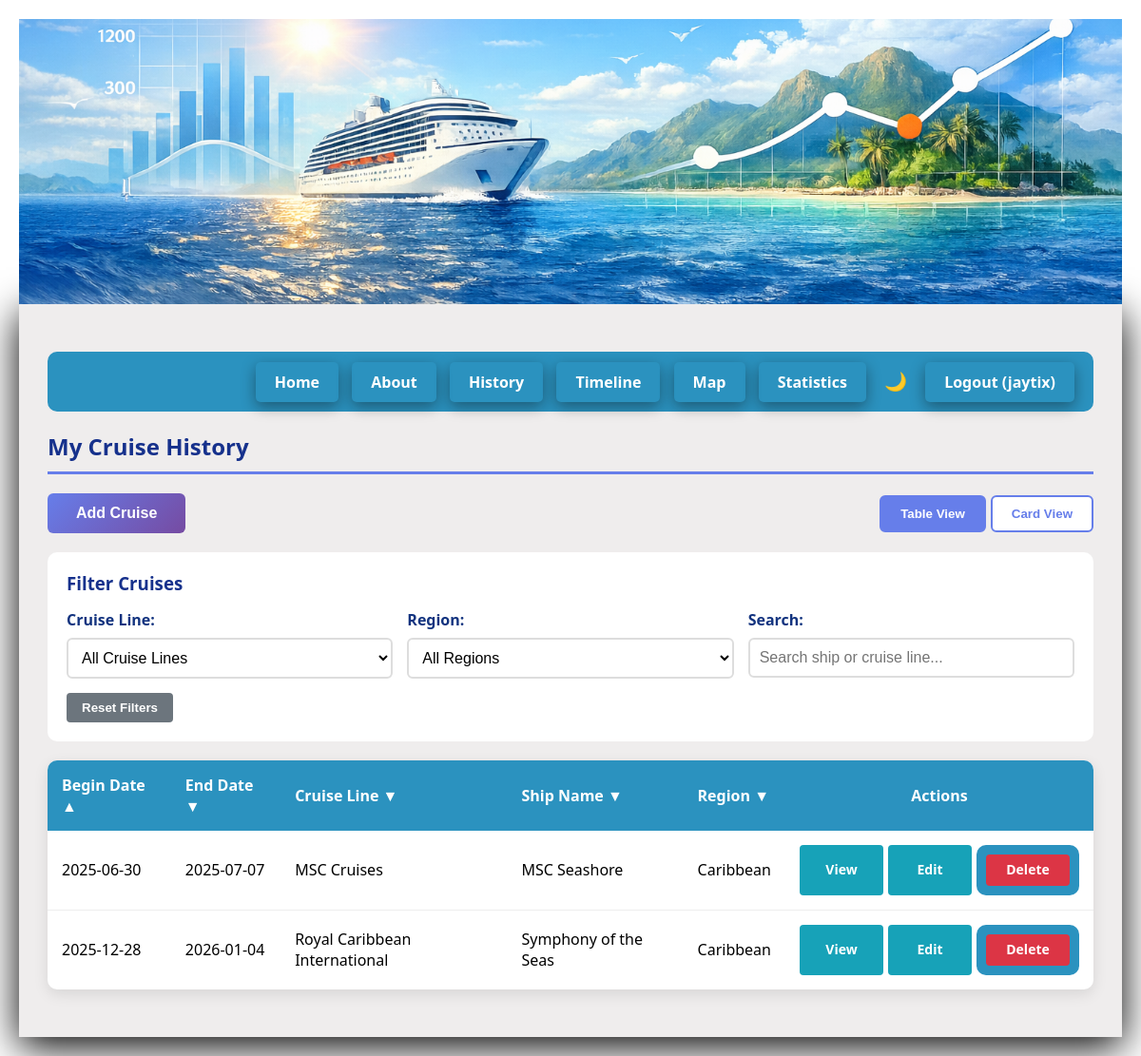
The page /history (signed in) on the database its author committed.
### app.py (models this page shows, shortened)
class UserPreference(db.Model):
    id = db.Column(db.Integer, primary_key=True)
    user_id = db.Column(db.Integer, db.ForeignKey('user.id'), nullable=False, unique=True)
    dark_mode = db.Column(db.Boolean, default=False)
    yearly_budget = db.Column(db.Float, nullable=True)
    default_view = db.Column(db.String(20), default='table')
    user = db.relationship('User', backref=db.backref('preferences', uselist=False))

class User(UserMixin, db.Model):
    id = db.Column(db.Integer, primary_key=True)
    username = db.Column(db.String(80), unique=True, nullable=False)
    email = db.Column(db.String(120), unique=True, nullable=False)
    password_hash = db.Column(db.String(200), nullable=False)
    cruises = db.relationship('CruiseHistory', backref='user', lazy=True)

class CruiseHistory(db.Model):
    cruiseid = db.Column(db.Integer, primary_key=True)
    begindate = db.Column(db.Date, nullable=False)
    enddate = db.Column(db.Date, nullable=False)
    cruiseline_id = db.Column(db.Integer, db.ForeignKey('cruise_line.id'), nullable=False)
    ship_id = db.Column(db.Integer, db.ForeignKey('ship.id'), nullable=False)
    region_id = db.Column(db.Integer, db.ForeignKey('region.id'), nullable=False)
    user_id = db.Column(db.Integer, db.ForeignKey('user.id'), nullable=False)
    cabin_number = db.Column(db.String(20), nullable=True)
    cabin_type = db.Column(db.String(30), nullable=True)  # interior, oceanview, balcony, suite, etc.
    deck = db.Column(db.String(50), nullable=True)
    cost = db.Column(db.Float, nullable=True)
    notes = db.Column(db.Text, nullable=True)
    rating = db.Column(db.Integer, nullable=True)
    cruiseline = db.relationship('CruiseLine', backref='cruises')
    ship = db.relationship('Ship', backref='cruises')
    region = db.relationship('Region', backref='cruises')

class CruiseLine(db.Model):
    id = db.Column(db.Integer, primary_key=True)
    name = db.Column(db.String(100), unique=True, nullable=False)
    ships = db.relationship('Ship', backref='cruiseline', lazy=True)

class Ship(db.Model):
    id = db.Column(db.Integer, primary_key=True)
    name = db.Column(db.String(100), nullable=False)
    cruiseline_id = db.Column(db.Integer, db.ForeignKey('cruise_line.id'), nullable=False)

class Region(db.Model):
    id = db.Column(db.Integer, primary_key=True)
    name = db.Column(db.String(100), unique=True, nullable=False)

### app.py (the view)
@app.route('/history')
@login_required
def history():
    cruises = CruiseHistory.query.filter_by(user_id=current_user.id).all()
    cruiselines = CruiseLine.query.order_by(CruiseLine.name).all()
    ships = Ship.query.order_by(Ship.name).all()
    regions = Region.query.order_by(Region.name).all()
    ports = Port.query.order_by(Port.country, Port.name).all()
    return render_template('history.html',
                           cruises=cruises,
                           cruiselines=cruiselines,
                           ships=ships,
                           regions=regions,
                           ports=ports,
                           cabin_types=CABIN_TYPES)

### app.py (called while the page is built)
@login_manager.user_loader
def load_user(user_id):
    return User.query.get(int(user_id))

### templates/history.html (shortened to what this page needs)
{% extends "base.html" %}
{% block content %}
    <h2>My Cruise History</h2>
    <div class="history-controls">
        <button id="openAddModal" class="btn-primary">Add Cruise</button>
        {% if cruises %}
        <div class="view-toggle">
            <button id="tableViewBtn" class="view-btn active">Table View</button>
            <button id="cardViewBtn" class="view-btn">Card View</button>
        </div>
        {% endif %}
    </div>
    {% if cruises %}
        <div class="filter-container" style="background: white; padding: 20px; border-radius: 10px; margin-bottom: 20px;">
            <h3 style="margin-bottom: 15px; color: #16318c;">Filter Cruises</h3>
            <div style="display: grid; grid-template-columns: 1fr 1fr 1fr; gap: 15px;">
                <div>
                    <label for="filterCruiseLine">Cruise Line:</label>
                    <select id="filterCruiseLine" class="filter-select">
                        <option value="">All Cruise Lines</option>
                    </select>
                </div>
                <div>
                    <label for="filterRegion">Region:</label>
                    <select id="filterRegion" class="filter-select">
                        <option value="">All Regions</option>
                    </select>
                </div>
                <div>
                    <label for="searchBox">Search:</label>
                    <input type="text" id="searchBox" placeholder="Search ship or cruise line..." style="padding: 10px; width: 100%; border: 2px solid #ddd; border-radius: 6px;">
                </div>
            </div>
            <button id="resetFilters" class="btn-secondary" style="margin-top: 15px;">Reset Filters</button>
        </div>
        <div id="tableView">
        <table id="cruiseTable">
            <thead>
                <tr>
                    <th class="sortable" data-column="begindate">Begin Date ▼</th>
                    <th class="sortable" data-column="enddate">End Date ▼</th>
                    <th class="sortable" data-column="cruiselineName">Cruise Line ▼</th>
                    <th class="sortable" data-column="shipName">Ship Name ▼</th>
                    <th class="sortable" data-column="regionName">Region ▼</th>
                    <th>Actions</th>
                </tr>
            </thead>
            <tbody id="cruiseTableBody">
                {% for cruise in cruises %}
                <tr class="cruise-row"
                    data-cruiseline-id="{{ cruise.cruiseline_id }}"
                    data-region-id="{{ cruise.region_id }}"
                    data-begindate="{{ cruise.begindate }}"
                    data-enddate="{{ cruise.enddate }}"
                    data-cruiseline-name="{{ cruise.cruiseline.name|lower }}"
                    data-ship-name="{{ cruise.ship.name|lower }}"
                    data-region-name="{{ cruise.region.name|lower }}">
                    <td>{{ cruise.begindate }}</td>
                    <td>{{ cruise.enddate }}</td>
                    <td>{{ cruise.cruiseline.name }}</td>
                    <td>{{ cruise.ship.name }}</td>
                    <td>{{ cruise.region.name }}</td>
                    <td>
                        <div style="display: flex; gap: 5px; justify-content: center;">
                                <button class="action-btn action-primary view-btn"
                                    data-cruise-id="{{ cruise.cruiseid }}"
                                    data-begin-date="{{ cruise.begindate }}"
                                    data-end-date="{{ cruise.enddate }}"
                                    data-cruiseline-id="{{ cruise.cruiseline_id }}"
                                    data-ship-id="{{ cruise.ship_id }}"
                                    data-region-id="{{ cruise.region_id }}"
                                    data-cruiseline-name="{{ cruise.cruiseline.name }}"
                                    data-ship-name="{{ cruise.ship.name }}"
                                    data-region-name="{{ cruise.region.name }}"
                                    data-cabin-number="{{ cruise.cabin_number or 'Not specified' }}"
                                    data-cabin-type="{{ cruise.cabin_type or 'Not specified' }}"
                                    data-deck="{{ cruise.deck or 'Not specified' }}"
                                    data-cost="{{ cruise.cost or 'Not specified' }}"
                                    data-rating="{{ cruise.rating or 'Not rated' }}"
                                    data-notes="{{ cruise.notes or 'No notes' }}">
                                View
                            </button>
                            <button class="action-btn action-primary edit-btn"
                                    data-cruise-id="{{ cruise.cruiseid }}"
                                    data-begin-date="{{ cruise.begindate }}"
                                    data-end-date="{{ cruise.enddate }}"
                                    data-cruiseline-id="{{ cruise.cruiseline_id }}"
                                    data-ship-id="{{ cruise.ship_id }}"
                                    data-region-id="{{ cruise.region_id }}"
                                    data-cabin-number="{{ cruise.cabin_number or '' }}"
                                    data-cabin-type="{{ cruise.cabin_type or '' }}"
                                    data-deck="{{ cruise.deck or '' }}"
                                    data-cost="{{ cruise.cost or '' }}"
                                    data-rating="{{ cruise.rating or '' }}"
                                    data-notes="{{ cruise.notes or '' }}">
                                Edit
                            </button>
                            <form method="POST" action="{{ url_for('delete_cruise', cruise_id=cruise.cruiseid) }}" class="delete-form" style="margin: 0;">
                                <button type="button" class="action-btn action-danger delete-btn">Delete</button>
                            </form>
                        </div>
                    </td>
                </tr>
                {% endfor %}
            </tbody>
        </table>
        </div>
    {% else %}
        <div class="no-cruises">
            <p>No cruises yet. Click "Add Cruise" to get started!</p>
        </div>
    {% endif %}
{% endblock %}

### templates/base.html (shortened to what this page needs)
<!DOCTYPE html>
<html>
<head>
    <link rel="stylesheet" href="https://unpkg.com/leaflet@1.9.4/dist/leaflet.css" />
    <link rel="stylesheet" href="{{ url_for('static', filename='css/style.css') }}">
    {% if request.endpoint != "home" %}
        <img src="{{url_for('static', filename='images/banner.png') }}" class="smallbanner" alt="Histacruise Banner" style="display: block; margin-left: auto; margin-right: auto;" >
    {% endif %}
</head>
<body class="{{ 'dark-mode' if current_user.is_authenticated and current_user.preferences and current_user.preferences.dark_mode else '' }}">
    <div class="container">
        <nav>
            <a href="/">Home</a>
            <a href="/about">About</a>
            {% if current_user.is_authenticated %}
                <a href="/history">History</a>
                <a href="{{ url_for('timeline') }}">Timeline</a>
                <a href="{{ url_for('cruise_map') }}">Map</a>
                <a href="{{ url_for('statistics') }}">Statistics</a>
                <button id="darkModeToggle" class="dark-mode-btn" title="Toggle Dark Mode">{{ '🌙' if not (current_user.preferences and current_user.preferences.dark_mode) else '☀️' }}</button>
                <a href="{{ url_for('logout') }}">Logout ({{ current_user.username }})</a>
            {% else %}
                <a href="{{ url_for('login') }}">Login</a>
                <a href="{{ url_for('register') }}">Register</a>
            {% endif %}
        </nav>
        {% block content %}
        {% endblock %}
    </div>
</body>
</html>

### static/css/style.css (style rules this page uses)
* { margin: 0; padding: 0; box-sizing: border-box; }
body { font-family: 'Segoe UI', Tahoma, Geneva, Verdana, sans-serif; background-image: url('/static/images/beach_backdrop.jpg'); background-size: cover; background-position: center; min-height: 100vh; padding: 20px; }
.container { max-width: 1500px; margin: 0 auto; background: rgba(237, 235, 235, 0.893); border-radius: 0px; box-shadow: 0 10px 40px rgb(0, 0, 0); padding: 30px; }
h2 { color: #16318c; margin-bottom: 20px; border-bottom: 3px solid #667eea; padding-bottom: 10px; }
a { color: #667eea; text-decoration: none; font-weight: bold; }
.smallbanner { width: 100%; max-width: 1500px; max-height: 300px; border-radius: 0px; object-fit: cover; object-position: center; }
nav { background: #2b92bf; padding: 15px; border-radius: 10px; margin: 20px 0; text-align: right; }
nav a { color: rgb(255, 255, 255); text-decoration: none; padding: 10px 20px; margin: 0 5px; border-radius: 5px; transform: translateY(-2px); box-shadow: 0 5px 15px rgba(9, 9, 9, 0.4); }
form { background: #2b92bf; padding: 10px; border-radius: 10px; margin: 20px 0; }
label { display: block; margin-bottom: 8px; color: #12337f; font-weight: bold; }
input[type="text"], input[type="email"], input[type="password"], input[type="date"] { width: 100%; padding: 12px; border: 2px solid #ddd; border-radius: 6px; font-size: 16px; transition: border-color 0.3s; }
select { width: 100%; padding: 12px; border: 2px solid #ddd; border-radius: 6px; font-size: 16px; transition: border-color 0.3s; background-color: white; cursor: pointer; }
select option { padding: 10px; }
.btn-primary { display: inline-block; padding: 12px 30px; background: linear-gradient(135deg, #667eea 0%, #764ba2 100%); color: white; border: none; border-radius: 6px; font-weight: bold; cursor: pointer; font-size: 16px; text-decoration: none; transition: transform 0.2s; }
.btn-secondary, button.btn-secondary { display: inline-block; padding: 8px 16px; background: #6c757d; color: white; text-decoration: none; border: none; border-radius: 4px; font-weight: bold; cursor: pointer; transition: background 0.3s; }
table { width: 100%; border-collapse: collapse; margin: 20px 0; background: white; border-radius: 10px; overflow: hidden; box-shadow: 0 5px 15px rgba(0, 0, 0, 0.1); }
th { background: #2b92bf; color: white; padding: 15px; text-align: left; font-weight: bold; }
td { padding: 15px; border-bottom: 1px solid #eee; }
tr:last-child td { border-bottom: none; }
table form { margin: 0; }
table th:last-child, table td:last-child { width: 200px; text-align: center; }
.sortable { cursor: pointer; user-select: none; }
.filter-select { padding: 10px; width: 100%; border: 2px solid #ddd; border-radius: 6px; }
.action-btn, button.action-btn { all: unset; box-sizing: border-box; display: inline-flex; align-items: center; justify-content: center; padding: 8px 16px !important; border: none !important; border-radius: 4px; font-weight: bold; font-size: 14px; line-height: 1.2; min-width: 88px; cursor: pointer; color: white; background: transparent; transition: background 0.3s, transform 0.15s; appearance: none; -webkit-appearance: none; -webkit-tap-highlight-color: transparent; background-clip: padding-box; box-shadow: none !important; outline: none !important; }
.action-btn.action-primary { background: #17a2b8; }
.action-btn.action-danger { background: #dc3545; }
.dark-mode-btn { background: transparent; border: none; font-size: 1.2em; cursor: pointer; padding: 5px 10px; border-radius: 5px; transition: background 0.3s; }
.history-controls { display: flex; justify-content: space-between; align-items: center; margin-bottom: 20px; }
.view-toggle { display: flex; gap: 5px; }
.view-btn { padding: 10px 20px; border: 2px solid #667eea; background: white; color: #667eea; border-radius: 6px; cursor: pointer; font-weight: bold; transition: all 0.3s; }
.view-btn.active { background: #667eea; color: white; }
.filter-container { transition: background 0.3s; }
.cruise-row { cursor: pointer; transition: background-color 0.2s; }

### rows shown on the page
UserPreference: dark_mode "🌙"
User: username "jaytix"
CruiseHistory: begindate "2025-12-28", enddate "2026-01-04", cruiseline.name "Royal Caribbean International", ship.name "Symphony of the Seas", region.name "Caribbean"
CruiseHistory: begindate "2025-06-30", enddate "2025-07-07", cruiseline.name "MSC Cruises", ship.name "MSC Seashore", region.name "Caribbean"
